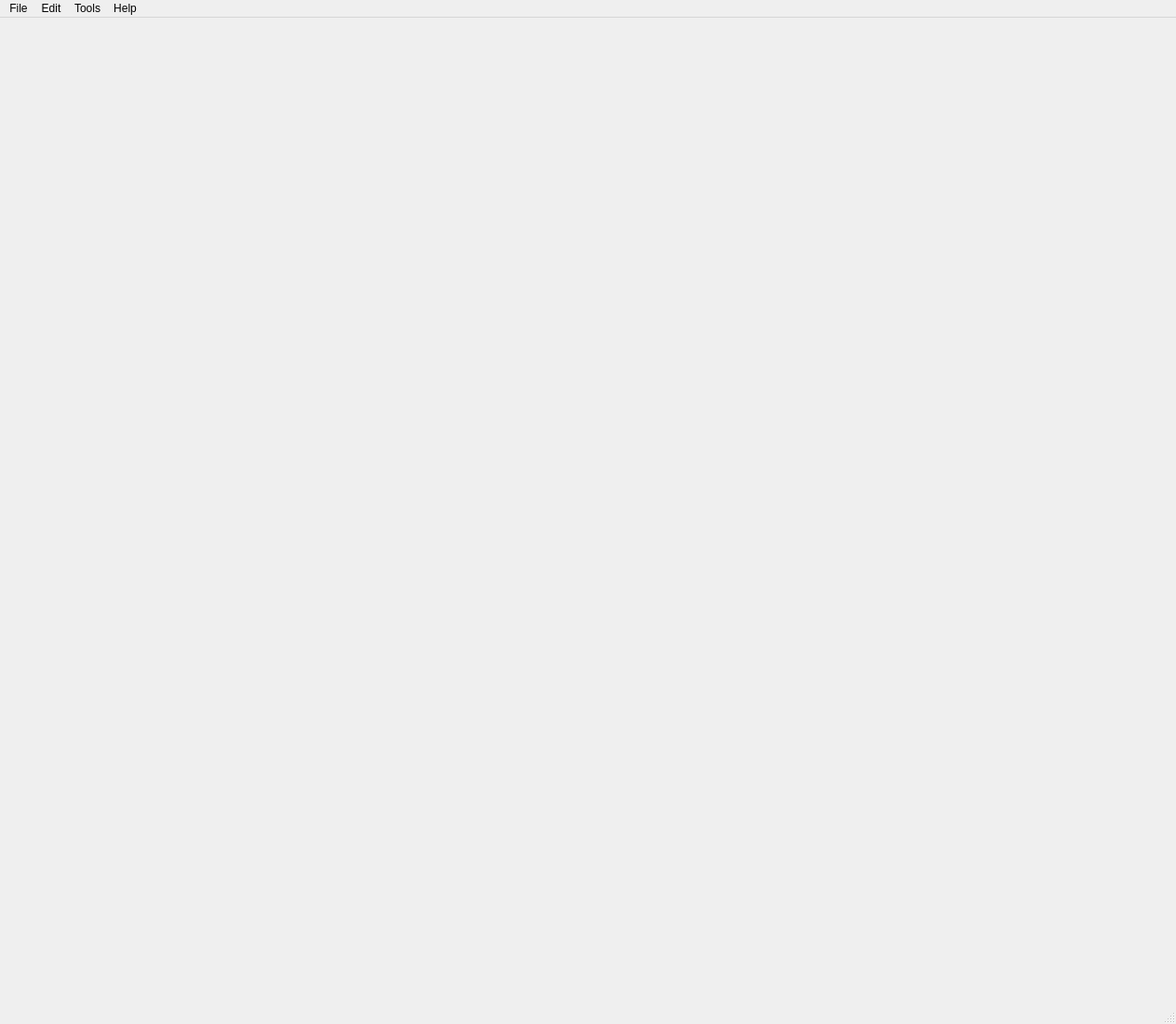
<?xml version="1.0" encoding="UTF-8"?>
<ui version="4.0">
 <class>MainWindow</class>
 <widget class="QMainWindow" name="MainWindow">
  <property name="geometry">
   <rect>
    <x>0</x>
    <y>0</y>
    <width>1264</width>
    <height>1101</height>
   </rect>
  </property>
  <property name="windowTitle">
   <string>MainWindow</string>
  </property>
  <property name="autoFillBackground">
   <bool>true</bool>
  </property>
  <widget class="QWidget" name="centralwidget">
   <widget class="QWidget" name="gridLayoutWidget">
    <property name="geometry">
     <rect>
      <x>600</x>
      <y>0</y>
      <width>661</width>
      <height>1061</height>
     </rect>
    </property>
    <layout class="QGridLayout" name="gridLayout"/>
   </widget>
   <widget class="QWidget" name="gridLayoutWidget_2">
    <property name="geometry">
     <rect>
      <x>0</x>
      <y>210</y>
      <width>601</width>
      <height>491</height>
     </rect>
    </property>
    <layout class="QGridLayout" name="gridLayout_OpenGL"/>
   </widget>
  </widget>
  <widget class="QMenuBar" name="menubar">
   <property name="geometry">
    <rect>
     <x>0</x>
     <y>0</y>
     <width>1264</width>
     <height>23</height>
    </rect>
   </property>
   <widget class="QMenu" name="menuFile">
    <property name="title">
     <string>File</string>
    </property>
    <addaction name="New_menu"/>
    <addaction name="Open_menu"/>
    <addaction name="Exit_menu"/>
   </widget>
   <widget class="QMenu" name="menuEdit">
    <property name="title">
     <string>Edit</string>
    </property>
   </widget>
   <widget class="QMenu" name="menuHelp">
    <property name="title">
     <string>Help</string>
    </property>
   </widget>
   <widget class="QMenu" name="menuTools">
    <property name="title">
     <string>Tools</string>
    </property>
    <addaction name="RT60_menu"/>
    <addaction name="SPL_menu"/>
   </widget>
   <addaction name="menuFile"/>
   <addaction name="menuEdit"/>
   <addaction name="menuTools"/>
   <addaction name="menuHelp"/>
  </widget>
  <widget class="QStatusBar" name="statusbar"/>
  <action name="New_menu">
   <property name="text">
    <string>NEW</string>
   </property>
  </action>
  <action name="Open_menu">
   <property name="text">
    <string>Open</string>
   </property>
  </action>
  <action name="Exit_menu">
   <property name="text">
    <string>EXIT</string>
   </property>
  </action>
  <action name="SPL_menu">
   <property name="text">
    <string>SPL CALCULATOR</string>
   </property>
  </action>
  <action name="RT60_menu">
   <property name="text">
    <string>RT 60 CALCULATOR</string>
   </property>
  </action>
 </widget>
 <resources/>
 <connections/>
</ui>
